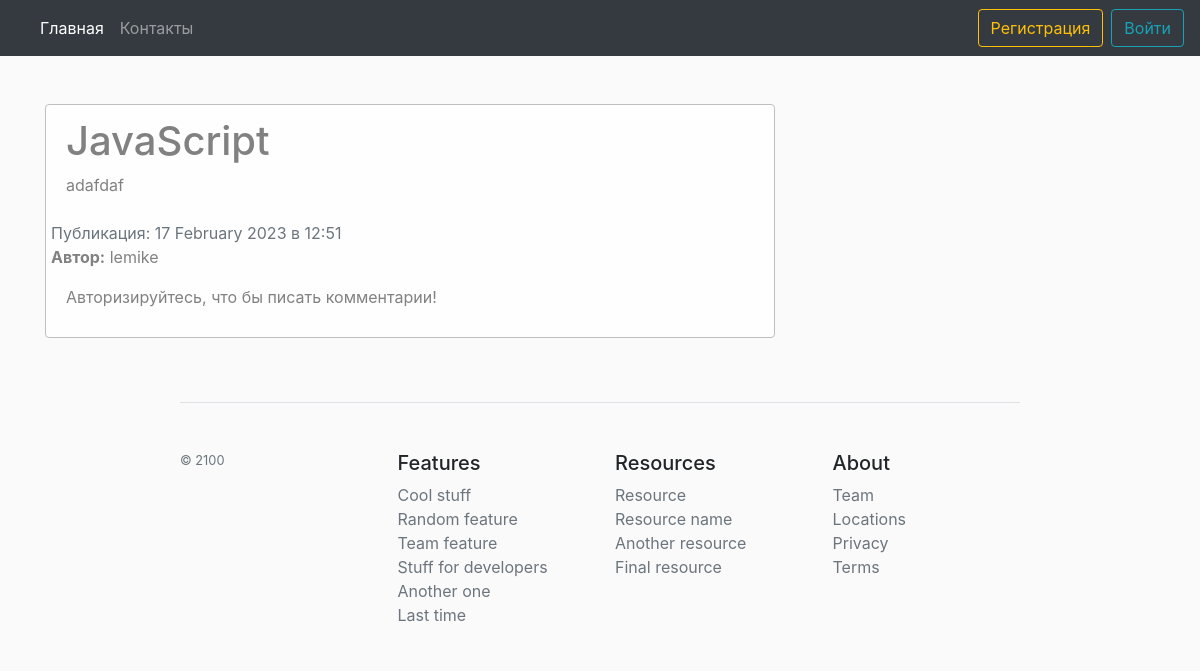
Page /main/post/12 on the committed database.
### main/models.py (models this page shows, shortened)
class Post(models.Model):
    TYPES = (
        ('01', 'Танки'),
        ('02', 'Хилы'),
        ('03', 'ДД'),
        ('04', 'Торговцы'),
        ('05', 'Гилдмастеры'),
        ('06', 'Квестгиверы'),
        ('07', 'Кузнецы'),
        ('08', 'Кожевники'),
        ('09', 'Зельевары'),
        ('10', 'Мастера заклинаний')
    )
    author = models.ForeignKey(User, on_delete=models.CASCADE)
    date = models.DateTimeField(auto_now_add=True)
    category = models.CharField(max_length=2, choices=TYPES, default='01')
    title = models.CharField(max_length=200)
    content = RichTextUploadingField(blank=True, null=True)
    def __str__(self):
        return f'{self.title[:20]} ----> id:{self.id}'

### main/views.py (the view)
# urls.py: path('post/<int:pk>', views.DetailPostView.as_view(), name='post-detail'),
class DetailPostView(DetailView):
    model = Post
    template_name = 'main/detail-post.html'
    context_object_name = 'news'
    def get_context_data(self, **kwargs):
        context = super().get_context_data(**kwargs)
        auth_user = self.request.user
        context['auth_user'] = auth_user
        context['title'] = Post.objects.get(pk=self.kwargs['pk'])
        return context

### main/templates/main/detail-post.html (shortened to what this page needs)
{% extends 'main/base.html' %}
{% block content %}
    <div class="alert alert-light">
      <h1>{{ object.title }}</h1>
      <p>{{ object.content|safe }}</p>
      <div class="row">
        <div class="mt-2">
          <span class="text-muted">Публикация: {{ object.date|date:"d E Y в H:i" }}</span>
          <p><b>Автор:</b> {{ object.author }}</p>
        </div>
      </div>
      {% if not user.is_authenticated %}
        <p>Авторизируйтесь, что бы писать комментарии!</p>
      {% else %}
        <hr>
        <a href="{% url 'comment-add' %}" class="btn btn-info"> Написать комментарий </a>
      {% endif %}
    </div>
{% endblock %}

### main/static/main/main.css (style rules this page uses)
body { background: #fafafa; }
.alert-light { border-color: #bfbfbf; }

### rows in the picture
Post: title "JavaScript", content "adafdaf", date "17 February 2023 в 12:51", author "lemike"
